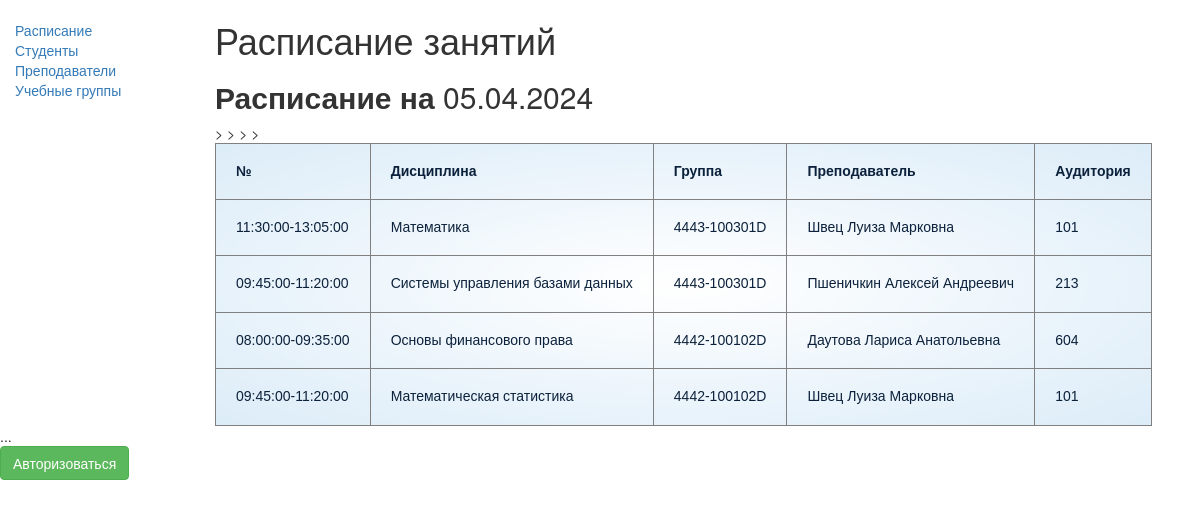
Page /catalog/ on the committed database.
### catalog/models.py (models this page shows, shortened)
class Schedule(models.Model):
    group = models.ForeignKey('Group', on_delete=models.SET_NULL, null=True)
    date = models.DateField(null=True, blank=True, auto_now=False, auto_now_add=False)
    class_number = models.ForeignKey('Class', on_delete=models.SET_NULL, null=True)
    number_pair = models.ForeignKey('Time', on_delete=models.SET_NULL, null=True)
    discipline = models.CharField(max_length=100, help_text='Введите название предмета')
    teacher = models.ForeignKey('Teacher', on_delete=models.SET_NULL, null=True)

class Time(models.Model):
    number_pair = models.IntegerField(help_text="Введите порядковый номер занятия (например, 1)")
    start_pair = models.TimeField(auto_now=False, auto_now_add=False)
    end_pair = models.TimeField(auto_now=False, auto_now_add=False)
    def __str__(self):
        return (f'{self.start_pair}-{self.end_pair}')

class Group(models.Model):
    number = models.CharField(max_length=12, help_text="Введите номер группы (например, 4443-100301D)")
    def __str__(self):
        return self.number

class Teacher(models.Model):
    first_name = models.CharField(max_length=100)
    middle_name = models.CharField(max_length=100)
    last_name = models.CharField(max_length=100)
    contact_email = models.EmailField(max_length=100)
    def __str__(self):
        return '%s %s %s' % (self.last_name, self.first_name, self.middle_name)

class Class(models.Model):
    number_class = models.CharField(max_length=12, help_text="Введите номер аудитории")
    def __str__(self):
        return self.number_class

### catalog/views.py (the view)
class ScheduleView(generic.ListView):
    model = Schedule
    template_name = 'index.html'

### catalog/templates/index.html
{% extends "base_generic.html" %}
{% block content %}
<h1>Расписание занятий</h1>
<h2><strong>Расписание на </strong> 05.04.2024 </h2>
{% if schedule_list %}
      <table border=1>
<thead>
  <tr>
    <th>№</th>
    <th>Дисциплина</th>
    <th>Группа</th>
    <th>Преподаватель</th>
    <th>Аудитория</th>
  </tr>
  </thead>
      {% for schedule in schedule_list %}
          <tbody>
  <tr>
    <td>{{schedule.number_pair}}</td>
    <td>{{schedule.discipline}}</td>
    <td>{{schedule.group}}</td>
    <td>{{schedule.teacher}}</td>>
    <td>{{schedule.class_number}}</td>
  </tr>
  </tbody>
        {% endfor %}
        </table>
    {% else %}
      <p>Расписание еще не введено.</p>
    {% endif %}
{% endblock %}

### catalog/templates/base_generic.html (shortened to what this page needs)
<!doctype html>
<html lang="en">
  <head>
    <link
      rel="stylesheet"
      href="https://maxcdn.bootstrapcdn.com/bootstrap/3.3.7/css/bootstrap.min.css" />
    {% load static %}
    <link rel="stylesheet" href="{% static 'css/styles.css' %}" />
  </head>
  <body>
    <div class="container-fluid">
      <div class="row">
        <div class="col-sm-2">
          {% block sidebar %}
            <ul class="sidebar-nav">
              <li><a href="{% url 'index' %}">Расписание</a></li>
              <li><a href="{% url 'students' %}">Студенты</a></li>
              <li><a href="{% url 'teachers' %}">Преподаватели</a></li>
              <li><a href="{% url 'groups' %}">Учебные группы</a></li>
            </ul>
          {% endblock %}
        </div>
        <div class="col-sm-10 ">{% block content %}{% endblock %}</div>
        {% block pagination %}
          <ul class="sidebar-nav">
    ...
   {% if user.is_authenticated %}
     <li>Пользователь: {{ user.get_username }}</li>
     <form action="{% url 'logout'%}?next={{request.path}}" method="post">
   {% csrf_token %}
    <button type="submit" class="btn btn-success">Выйти</button>
</form>
   {% else %}
            <form action="{% url 'login'%}?next={{request.path}}" method="post">
    <button type="submit" class="btn btn-success">Авторизоваться</button>
</form>
   {% endif %}
  </ul>
{% endblock %}
      </div>
    </div>
  </body>
</html>

### catalog/static/css/styles.css (style rules this page uses)
.sidebar-nav { margin-top: 20px; padding: 0; list-style: none; }
table { border-collapse: collapse; line-height: 1.1; font-family: "Lucida Sans Unicode", "Lucida Grande", sans-serif; background: radial-gradient(farthest-corner at 50% 50%, white, #DCECF8); color: #0C213B; }
th, td { padding: 20px; }

### rows in the picture
Schedule: number_pair "11:30:00-13:05:00", discipline "Математика", group "4443-100301D", teacher "Швец Луиза Марковна", class_number "101"
Schedule: number_pair "09:45:00-11:20:00", discipline "Системы управления базами данных", group "4443-100301D", teacher "Пшеничкин Алексей Андреевич", class_number "213"
Schedule: number_pair "08:00:00-09:35:00", discipline "Основы финансового права", group "4442-100102D", teacher "Даутова Лариса Анатольевна", class_number "604"
Schedule: number_pair "09:45:00-11:20:00", discipline "Математическая статистика", group "4442-100102D", teacher "Швец Луиза Марковна", class_number "101"
